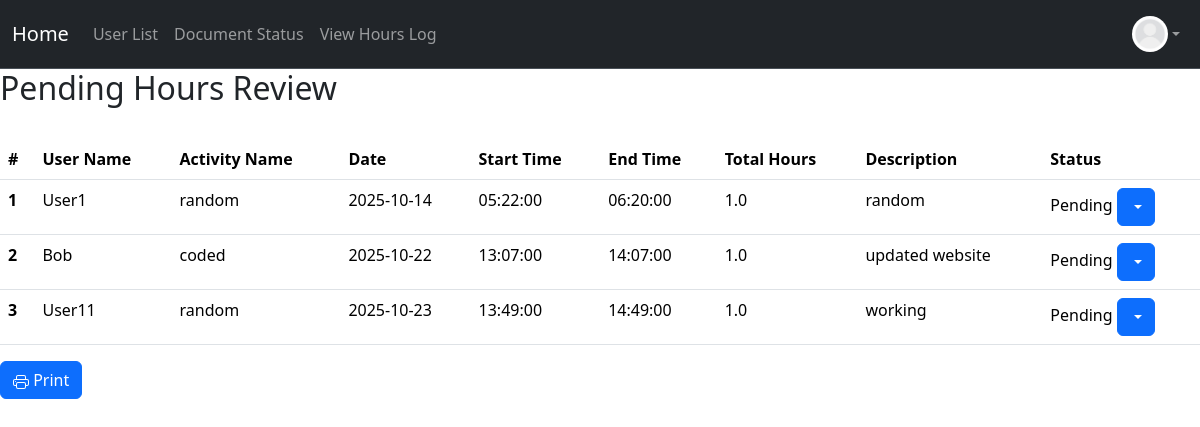
The app's page /pending/hours (signed in) with its own data.
### project/models.py (models this page shows, shortened)
class User(db.Model, UserMixin):
    __tablename__ = 'users'
    id: Mapped[int] = mapped_column(primary_key=True)
    name: Mapped[str] = mapped_column()
    email: Mapped[str] = mapped_column(unique=True)
    password_hash: Mapped[str] = mapped_column(db.String(128))
    picture: Mapped[str] = mapped_column(default="default.jpeg")
    role: Mapped[str] = mapped_column(default="user")  # "user", "volunteer", " intern", "board"
    hours: Mapped[List["Hours"]] = relationship("Hours", back_populates="user", cascade="all, delete-orphan")
    documents: Mapped[List["Document"]] = relationship("Document", back_populates="user", cascade="all, delete-orphan")

class Hours(db.Model):
    __tablename__ = 'hours'
    id: Mapped[int] = mapped_column(primary_key=True)
    activity_name: Mapped[str] = mapped_column()
    date: Mapped[datetime.date] = mapped_column(Date)
    start_time: Mapped[datetime.time] = mapped_column(db.Time)
    end_time: Mapped[datetime.time] = mapped_column(db.Time)
    amount: Mapped[float] = mapped_column()
    description: Mapped[str] = mapped_column()
    status: Mapped[str] = mapped_column(server_default=text("'Pending'"))  # "pending", "approved", "denied"
    user: Mapped["User"] = relationship("User", back_populates="hours")
    user_id: Mapped[int] = mapped_column(db.ForeignKey('users.id'), name="fk_hours_user_id")

### app.py (the view)
@app.route('/pending/hours', methods=['GET'])
@login_required
@permission_required('board')
def pending_hours():
    users = User.query.all()  # Get all users
    return render_template('pending_hours.html', users= users)

### project/models.py (called while the page is built)
@login_manager.user_loader
def load_user(user_id):
    return User.query.get(user_id)

### project/templates/pending_hours.html (shortened to what this page needs)
{% extends "base.html" %}
{% block content %}
<h2>
    Pending Hours Review
</h2>
<br>
<table class="table table-hover">
    <thead class = "thead-light">
    <tr>
        <th scope="col">#</th>
        <th scope ="col">User Name</th>
        <th scope="col">Activity Name</th>
        <th scope="col">Date</th>
        <th scope="col">Start Time</th>
        <th scope="col">End Time</th>
        <th scope="col">Total Hours</th>
        <th scope="col">Description</th>
        <th scope="col">Status</th>
    </tr>
    </thead>
<tbody>
{% set ns = namespace(log_num=0) %}
{% for user in users %}
    {% for log in user.hours %}
        {% if log.status == "Pending" %}
            {% set ns.log_num = ns.log_num + 1 %}
            <tr>
                <th scope="row">{{ns.log_num}}</th>
                <td>{{user.name}}</td>
                <td>{{log.activity_name}}</td>
                <td>{{log.date}}</td>
                <td>{{log.start_time}}</td>
                <td>{{log.end_time}}</td>
                <td>{{log.amount}}</td>
                <td>{{log.description}}</td>
                <td>{{log.status}}
                        <div class="btn-group" role="group">
                            <button id="btnGroupDrop1" type="button" class="btn btn-primary dropdown-toggle" data-bs-toggle="dropdown" aria-expanded="false">
                            </button>
                        </div>
                    </td>
            </tr>
        {% endif %}
    {% endfor %}
{% endfor %}
</tbody>
</table>
<button onclick="window.print()" class="btn btn-primary">
    Print
</button>
{% endblock %}

### project/templates/base.html (shortened to what this page needs)
<!DOCTYPE html>
<html>
  <head>
    <link href="https://cdn.jsdelivr.net/npm/bootstrap@5.3.8/dist/css/bootstrap.min.css" rel="stylesheet">
  </head>
  <body>
    <nav class="navbar navbar-expand bg-dark border-bottom border-body" data-bs-theme="dark">
      <div class="container-fluid d-flex">
        <a class="navbar-brand"
            href="{% if current_user.is_authenticated and current_user.role == 'admin' %}
              {{ url_for('admin_dashboard') }}
            {% elif current_user.is_authenticated and current_user.role == 'board' %}
              {{ url_for('board_dashboard') }}
            {% elif current_user.is_authenticated and current_user.role == 'volunteer' %}
                {{ url_for('volunteer_dashboard') }}
            {% elif current_user.is_authenticated and current_user.role == 'intern' %}
                {{ url_for('intern_dashboard') }}
            {% else %}
              {{ url_for('user_dashboard') }}
          {% endif %}">
          Home
        </a>
        <ul class="navbar-nav mb-2 mb-lg-0 d-flex flex-row">
          {% if current_user.is_authenticated %}
            {% if current_user.role == 'admin' or current_user.role == 'board' %}
              <li class="nav-item">
                <a class="nav-link" href="{{ url_for('user_list') }}">User List</a>
              </li>
              {% endif %}
            <li class="nav-item">
              <a class="nav-link" href="{{ url_for('document_status') }}">Document Status</a>
            </li>
            <li class="nav-item">
              <a class="nav-link"
              href="{{ url_for('hours_log') }}">
                  View Hours Log </a>
            </li>
          {% endif %}
        </ul>
        {% if current_user.is_authenticated %}
        <ul class="navbar-nav ms-auto mb-2 mb-lg-0">
          <li class="nav-item dropdown">
            <a class="nav-link dropdown-toggle d-flex align-items-center" href="#" id="profileDropdown" role="button" data-bs-toggle="dropdown" aria-expanded="false">
              <img src="{{ url_for('static', filename='profile_pics/' ~ current_user.picture ) }}" alt="Profile" style="height:36px;width:36px;border-radius:50%;">
            </a>
          </li>
        </ul>
        {% endif %}
      </div>
    </nav>
    {% block content %}
    {% endblock %}
  </body>
</html>

### project/templates/base.html (style rules this page uses)
.dropdown { position: relative; display: inline-block; }

### records on screen
User: picture (placeholder picture)
User: name "User1"
Hours: log_num "1", activity_name "random", date "2025-10-14", start_time "05:22:00", end_time "06:20:00", amount "1.0", description "random", status "Pending"
User: name "Bob"
Hours: log_num "2", activity_name "coded", date "2025-10-22", start_time "13:07:00", end_time "14:07:00", amount "1.0", description "updated website", status "Pending"
User: name "User11"
Hours: log_num "3", activity_name "random", date "2025-10-23", start_time "13:49:00", end_time "14:49:00", amount "1.0", description "working", status "Pending"
